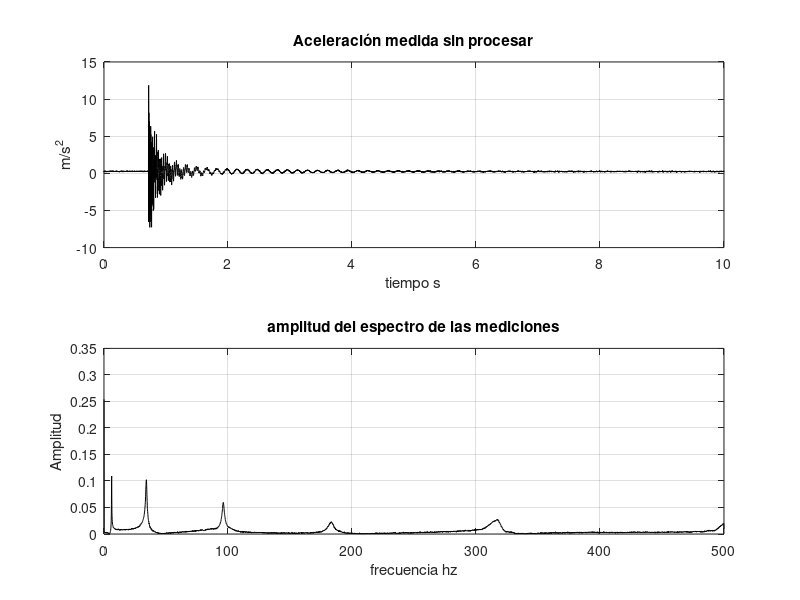

MATLAB code for this plot:
clc
clearvars
close all

load('Datos/DatosAcelerometro.mat');


y = ScopeData2.signals.values; %valores de la señal
t= ScopeData2.time; %tiempo de la señal
L=length(t);   %largo de la señal 
Fs=1000;    %Frecuencia de muestreo en Hz
T=1/Fs;   %el periodo de muestreo
G=2;  %ganancia de las frecuencias en graficas (ayuda a ver mejor
%las frecuencias en las que se presentan picos, pero altera su amplitud,
% originalmente debe ser igual a dos para dar la correcta representación)

f = Fs*(0:(L/2))/L;
yP=fft(y);

P2P = abs(yP/L);
P1P = P2P(1:(L/2)+1);
P1P(2:end-1) = G*P1P(2:end-1);


figure('Name','fft de las mediciones del acelerometro');
subplot(2,1,1)
plot(t,y,'k')
title('Aceleración medida sin procesar')
xlabel('tiempo s')
ylabel('m/s^2')
grid on
subplot(2,1,2)
plot(f,P1P,'k')
title('amplitud del espectro de las mediciones')
xlabel('frecuencia hz')
ylabel('Amplitud')
grid on